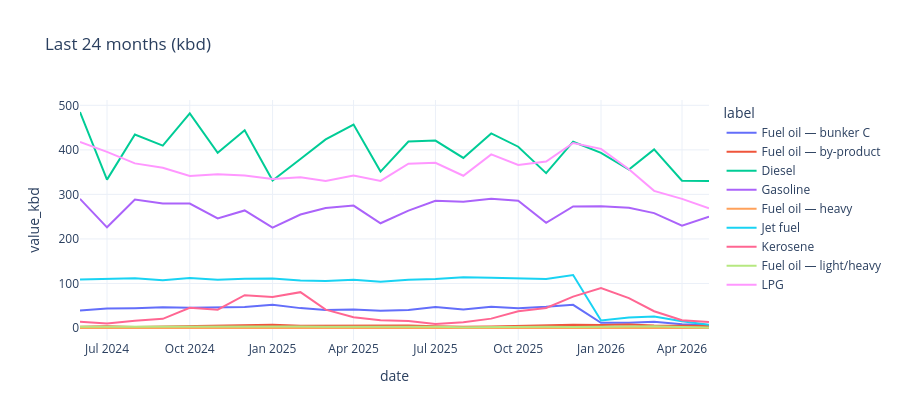

Notebook source saved alongside this figure:
### Markdown cell above
## 5. Recent trends (last 24 months)

### Code cell
cutoff = headline["date"].max() - pd.DateOffset(months=23)
recent = headline[(headline["date"] >= cutoff) & headline["product_native"].isin(CHART_PRODUCTS)].copy()
recent["label"] = recent["product_native"].map(DISPLAY_LABELS)
fig = px.line(recent, x="date", y="value_kbd", color="label", title="Last 24 months (kbd)")
fig.update_layout(height=420, template="plotly_white")
fig.show()
tbl = recent.sort_values(["label", "date"]).copy()
tbl["mom_pct"] = tbl.groupby("label")["value_kbd"].pct_change() * 100
tbl["yoy_pct"] = tbl.groupby("label")["value_kbd"].pct_change(12) * 100
display(tbl.groupby("label").tail(1)[["date", "value_kbd", "mom_pct", "yoy_pct"]].round(1))

### Figure 1 — Plotly figure (JSON) as saved in the notebook; plotly's stock layout.template omitted (floating-point values rounded to 4 significant figures)
{"data": [{"hovertemplate": "label=Fuel oil — bunker C<br>date=%{x}<br>value_kbd=%{y}<extra></extra>", "legendgroup": "Fuel oil — bunker C", "line": {"color": "#636efa", "dash": "solid"}, "marker": {"symbol": "circle"}, "mode": "lines", "name": "Fuel oil — bunker C", "orientation": "v", "showlegend": true, "type": "scatter", "x": ["2024-06-01T00:00:00", "2024-07-01T00:00:00", "2024-08-01T00:00:00", "2024-09-01T00:00:00", "2024-10-01T00:00:00", "2024-11-01T00:00:00", "2024-12-01T00:00:00", "2025-01-01T00:00:00", "2025-02-01T00:00:00", "2025-03-01T00:00:00", "2025-04-01T00:00:00", "2025-05-01T00:00:00", "2025-06-01T00:00:00", "2025-07-01T00:00:00", "2025-08-01T00:00:00", "2025-09-01T00:00:00", "2025-10-01T00:00:00", "2025-11-01T00:00:00", "2025-12-01T00:00:00", "2026-01-01T00:00:00", "2026-02-01T00:00:00", "2026-03-01T00:00:00", "2026-04-01T00:00:00", "2026-05-01T00:00:00"], "xaxis": "x", "y": [39.17, 43.55, 44.35, 46.33, 45.48, 46.23, 46.9, 52.16, 44.64, 40.35, 41.4, 38.97, 40.57, 47.39, 41.29, 47.83, 44.39, 47.57, 52.06, 11.58, 11.82, 13.77, 8.433, 6.742], "yaxis": "y"}, {"hovertemplate": "label=Fuel oil — by-product<br>date=%{x}<br>value_kbd=%{y}<extra></extra>", "legendgroup": "Fuel oil — by-product", "line": {"color": "#EF553B", "dash": "solid"}, "marker": {"symbol": "circle"}, "mode": "lines", "name": "Fuel oil — by-product", "orientation": "v", "showlegend": true, "type": "scatter", "x": ["2024-06-01T00:00:00", "2024-07-01T00:00:00", "2024-08-01T00:00:00", "2024-09-01T00:00:00", "2024-10-01T00:00:00", "2024-11-01T00:00:00", "2024-12-01T00:00:00", "2025-01-01T00:00:00", "2025-02-01T00:00:00", "2025-03-01T00:00:00", "2025-04-01T00:00:00", "2025-05-01T00:00:00", "2025-06-01T00:00:00", "2025-07-01T00:00:00", "2025-08-01T00:00:00", "2025-09-01T00:00:00", "2025-10-01T00:00:00", "2025-11-01T00:00:00", "2025-12-01T00:00:00", "2026-01-01T00:00:00", "2026-02-01T00:00:00", "2026-03-01T00:00:00", "2026-04-01T00:00:00", "2026-05-01T00:00:00"], "xaxis": "x", "y": [2.8, 3.903, 2.161, 3.033, 4.516, 5.5, 5.355, 7.258, 5.286, 5.419, 4.533, 4.742, 5.7, 3.935, 2.839, 3.633, 5.161, 5.633, 7.226, 7.0, 7.679, 5.452, 4.167, 4.226], "yaxis": "y"}, {"hovertemplate": "label=Diesel<br>date=%{x}<br>value_kbd=%{y}<extra></extra>", "legendgroup": "Diesel", "line": {"color": "#00cc96", "dash": "solid"}, "marker": {"symbol": "circle"}, "mode": "lines", "name": "Diesel", "orientation": "v", "showlegend": true, "type": "scatter", "x": ["2024-06-01T00:00:00", "2024-07-01T00:00:00", "2024-08-01T00:00:00", "2024-09-01T00:00:00", "2024-10-01T00:00:00", "2024-11-01T00:00:00", "2024-12-01T00:00:00", "2025-01-01T00:00:00", "2025-02-01T00:00:00", "2025-03-01T00:00:00", "2025-04-01T00:00:00", "2025-05-01T00:00:00", "2025-06-01T00:00:00", "2025-07-01T00:00:00", "2025-08-01T00:00:00", "2025-09-01T00:00:00", "2025-10-01T00:00:00", "2025-11-01T00:00:00", "2025-12-01T00:00:00", "2026-01-01T00:00:00", "2026-02-01T00:00:00", "2026-03-01T00:00:00", "2026-04-01T00:00:00", "2026-05-01T00:00:00"], "xaxis": "x", "y": [485.0, 333.2, 434.4, 409.7, 481.9, 393.4, 443.9, 331.1, 379.4, 423.5, 456.7, 351.3, 418.7, 420.8, 381.9, 437.0, 407.1, 347.7, 418.3, 393.4, 355.9, 401.1, 330.8, 330.2], "yaxis": "y"}, {"hovertemplate": "label=Gasoline<br>date=%{x}<br>value_kbd=%{y}<extra></extra>", "legendgroup": "Gasoline", "line": {"color": "#ab63fa", "dash": "solid"}, "marker": {"symbol": "circle"}, "mode": "lines", "name": "Gasoline", "orientation": "v", "showlegend": true, "type": "scatter", "x": ["2024-06-01T00:00:00", "2024-07-01T00:00:00", "2024-08-01T00:00:00", "2024-09-01T00:00:00", "2024-10-01T00:00:00", "2024-11-01T00:00:00", "2024-12-01T00:00:00", "2025-01-01T00:00:00", "2025-02-01T00:00:00", "2025-03-01T00:00:00", "2025-04-01T00:00:00", "2025-05-01T00:00:00", "2025-06-01T00:00:00", "2025-07-01T00:00:00", "2025-08-01T00:00:00", "2025-09-01T00:00:00", "2025-10-01T00:00:00", "2025-11-01T00:00:00", "2025-12-01T00:00:00", "2026-01-01T00:00:00", "2026-02-01T00:00:00", "2026-03-01T00:00:00", "2026-04-01T00:00:00", "2026-05-01T00:00:00"], "xaxis": "x", "y": [290.0, 226.1, 288.6, 279.7, 279.5, 245.9, 263.9, 225.2, 254.9, 269.4, 274.9, 235.2, 263.6, 285.7, 283.6, 290.4, 286.0, 236.1, 273.0, 273.6, 270.1, 257.9, 229.7, 250.2], "yaxis": "y"}, {"hovertemplate": "label=Fuel oil — heavy<br>date=%{x}<br>value_kbd=%{y}<extra></extra>", "legendgroup": "Fuel oil — heavy", "line": {"color": "#FFA15A", "dash": "solid"}, "marker": {"symbol": "circle"}, "mode": "lines", "name": "Fuel oil — heavy", "orientation": "v", "showlegend": true, "type": "scatter", "x": ["2024-06-01T00:00:00", "2024-07-01T00:00:00", "2024-08-01T00:00:00", "2024-09-01T00:00:00", "2024-10-01T00:00:00", "2024-11-01T00:00:00", "2024-12-01T00:00:00", "2025-01-01T00:00:00", "2025-02-01T00:00:00", "2025-03-01T00:00:00", "2025-04-01T00:00:00", "2025-05-01T00:00:00", "2025-06-01T00:00:00", "2025-07-01T00:00:00", "2025-08-01T00:00:00", "2025-09-01T00:00:00", "2025-10-01T00:00:00", "2025-11-01T00:00:00", "2025-12-01T00:00:00", "2026-01-01T00:00:00", "2026-02-01T00:00:00", "2026-03-01T00:00:00", "2026-04-01T00:00:00", "2026-05-01T00:00:00"], "xaxis": "x", "y": [0.06667, 0.06452, 0.01968, 0.01233, 0.02452, 0.02667, 0.06452, 0.5161, 0.1429, 0.06452, 0.03333, 0.01806, 0.01067, 0.006452, 0.003871, 0.023, 0.2581, 0.3333, 0.4839, 0.9032, 0.4643, 0.129, 0.03333, 0.03226], "yaxis": "y"}, {"hovertemplate": "label=Jet fuel<br>date=%{x}<br>value_kbd=%{y}<extra></extra>", "legendgroup": "Jet fuel", "line": {"color": "#19d3f3", "dash": "solid"}, "marker": {"symbol": "circle"}, "mode": "lines", "name": "Jet fuel", "orientation": "v", "showlegend": true, "type": "scatter", "x": ["2024-06-01T00:00:00", "2024-07-01T00:00:00", "2024-08-01T00:00:00", "2024-09-01T00:00:00", "2024-10-01T00:00:00", "2024-11-01T00:00:00", "2024-12-01T00:00:00", "2025-01-01T00:00:00", "2025-02-01T00:00:00", "2025-03-01T00:00:00", "2025-04-01T00:00:00", "2025-05-01T00:00:00", "2025-06-01T00:00:00", "2025-07-01T00:00:00", "2025-08-01T00:00:00", "2025-09-01T00:00:00", "2025-10-01T00:00:00", "2025-11-01T00:00:00", "2025-12-01T00:00:00", "2026-01-01T00:00:00", "2026-02-01T00:00:00", "2026-03-01T00:00:00", "2026-04-01T00:00:00", "2026-05-01T00:00:00"], "xaxis": "x", "y": [108.8, 109.4, 111.6, 107.0, 112.5, 108.5, 110.7, 111.3, 106.6, 105.8, 108.2, 104.1, 108.4, 110.2, 114.2, 112.8, 111.5, 110.1, 119.0, 16.77, 23.57, 25.61, 15.17, 7.452], "yaxis": "y"}, {"hovertemplate": "label=Kerosene<br>date=%{x}<br>value_kbd=%{y}<extra></extra>", "legendgroup": "Kerosene", "line": {"color": "#FF6692", "dash": "solid"}, "marker": {"symbol": "circle"}, "mode": "lines", "name": "Kerosene", "orientation": "v", "showlegend": true, "type": "scatter", "x": ["2024-06-01T00:00:00", "2024-07-01T00:00:00", "2024-08-01T00:00:00", "2024-09-01T00:00:00", "2024-10-01T00:00:00", "2024-11-01T00:00:00", "2024-12-01T00:00:00", "2025-01-01T00:00:00", "2025-02-01T00:00:00", "2025-03-01T00:00:00", "2025-04-01T00:00:00", "2025-05-01T00:00:00", "2025-06-01T00:00:00", "2025-07-01T00:00:00", "2025-08-01T00:00:00", "2025-09-01T00:00:00", "2025-10-01T00:00:00", "2025-11-01T00:00:00", "2025-12-01T00:00:00", "2026-01-01T00:00:00", "2026-02-01T00:00:00", "2026-03-01T00:00:00", "2026-04-01T00:00:00", "2026-05-01T00:00:00"], "xaxis": "x", "y": [13.83, 10.29, 16.19, 20.63, 45.29, 41.03, 73.58, 69.81, 80.5, 41.26, 24.3, 17.68, 15.5, 9.032, 13.06, 21.07, 37.61, 44.97, 70.35, 89.9, 67.18, 37.65, 17.43, 13.71], "yaxis": "y"}, {"hovertemplate": "label=Fuel oil — light/heavy<br>date=%{x}<br>value_kbd=%{y}<extra></extra>", "legendgroup": "Fuel oil — light/heavy", "line": {"color": "#B6E880", "dash": "solid"}, "marker": {"symbol": "circle"}, "mode": "lines", "name": "Fuel oil — light/heavy", "orientation": "v", "showlegend": true, "type": "scatter", "x": ["2024-06-01T00:00:00", "2024-07-01T00:00:00", "2024-08-01T00:00:00", "2024-09-01T00:00:00", "2024-10-01T00:00:00", "2024-11-01T00:00:00", "2024-12-01T00:00:00", "2025-01-01T00:00:00", "2025-02-01T00:00:00", "2025-03-01T00:00:00", "2025-04-01T00:00:00", "2025-05-01T00:00:00", "2025-06-01T00:00:00", "2025-07-01T00:00:00", "2025-08-01T00:00:00", "2025-09-01T00:00:00", "2025-10-01T00:00:00", "2025-11-01T00:00:00", "2025-12-01T00:00:00", "2026-01-01T00:00:00", "2026-02-01T00:00:00", "2026-03-01T00:00:00", "2026-04-01T00:00:00", "2026-05-01T00:00:00"], "xaxis": "x", "y": [2.8, 2.968, 2.129, 2.933, 4.0, 3.167, 3.677, 3.29, 3.107, 2.839, 3.067, 2.645, 2.833, 2.742, 1.806, 2.767, 2.258, 3.033, 2.516, 2.71, 2.964, 3.903, 2.067, 1.065], "yaxis": "y"}, {"hovertemplate": "label=LPG<br>date=%{x}<br>value_kbd=%{y}<extra></extra>", "legendgroup": "LPG", "line": {"color": "#FF97FF", "dash": "solid"}, "marker": {"symbol": "circle"}, "mode": "lines", "name": "LPG", "orientation": "v", "showlegend": true, "type": "scatter", "x": ["2024-06-01T00:00:00", "2024-07-01T00:00:00", "2024-08-01T00:00:00", "2024-09-01T00:00:00", "2024-10-01T00:00:00", "2024-11-01T00:00:00", "2024-12-01T00:00:00", "2025-01-01T00:00:00", "2025-02-01T00:00:00", "2025-03-01T00:00:00", "2025-04-01T00:00:00", "2025-05-01T00:00:00", "2025-06-01T00:00:00", "2025-07-01T00:00:00", "2025-08-01T00:00:00", "2025-09-01T00:00:00", "2025-10-01T00:00:00", "2025-11-01T00:00:00", "2025-12-01T00:00:00", "2026-01-01T00:00:00", "2026-02-01T00:00:00", "2026-03-01T00:00:00", "2026-04-01T00:00:00", "2026-05-01T00:00:00"], "xaxis": "x", "y": [417.5, 395.5, 369.6, 359.7, 341.3, 345.1, 342.6, 334.6, 338.6, 329.9, 342.3, 330.3, 369.0, 371.0, 341.8, 389.9, 366.3, 373.7, 415.5, 402.2, 356.5, 308.0, 290.0, 268.7], "yaxis": "y"}], "layout": {"height": 420, "legend": {"title": {"text": "label"}, "tracegroupgap": 0}, "title": {"text": "Last 24 months (kbd)"}, "xaxis": {"anchor": "y", "domain": [0, 1], "title": {"text": "date"}}, "yaxis": {"anchor": "x", "domain": [0, 1], "title": {"text": "value_kbd"}}}}
